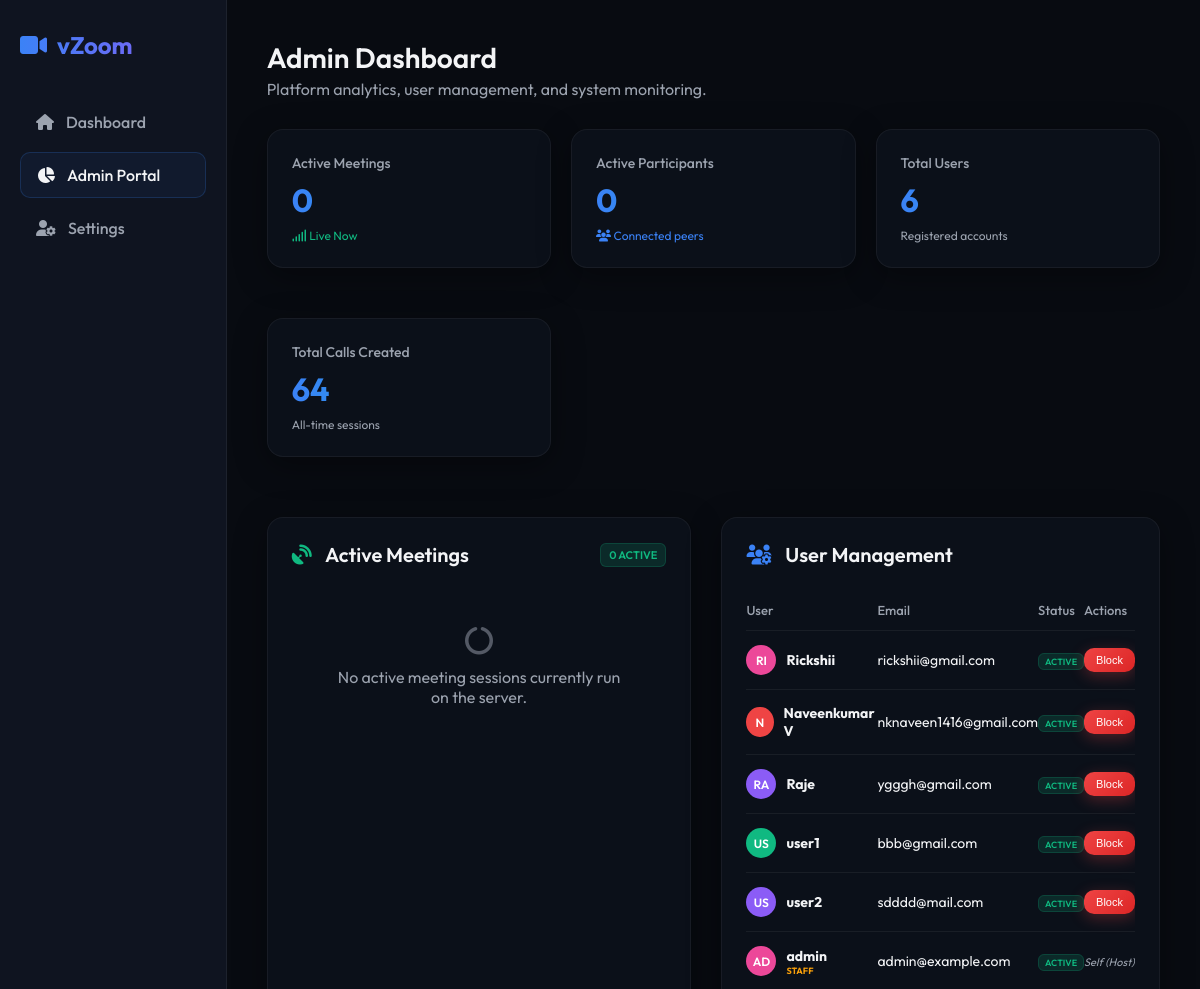
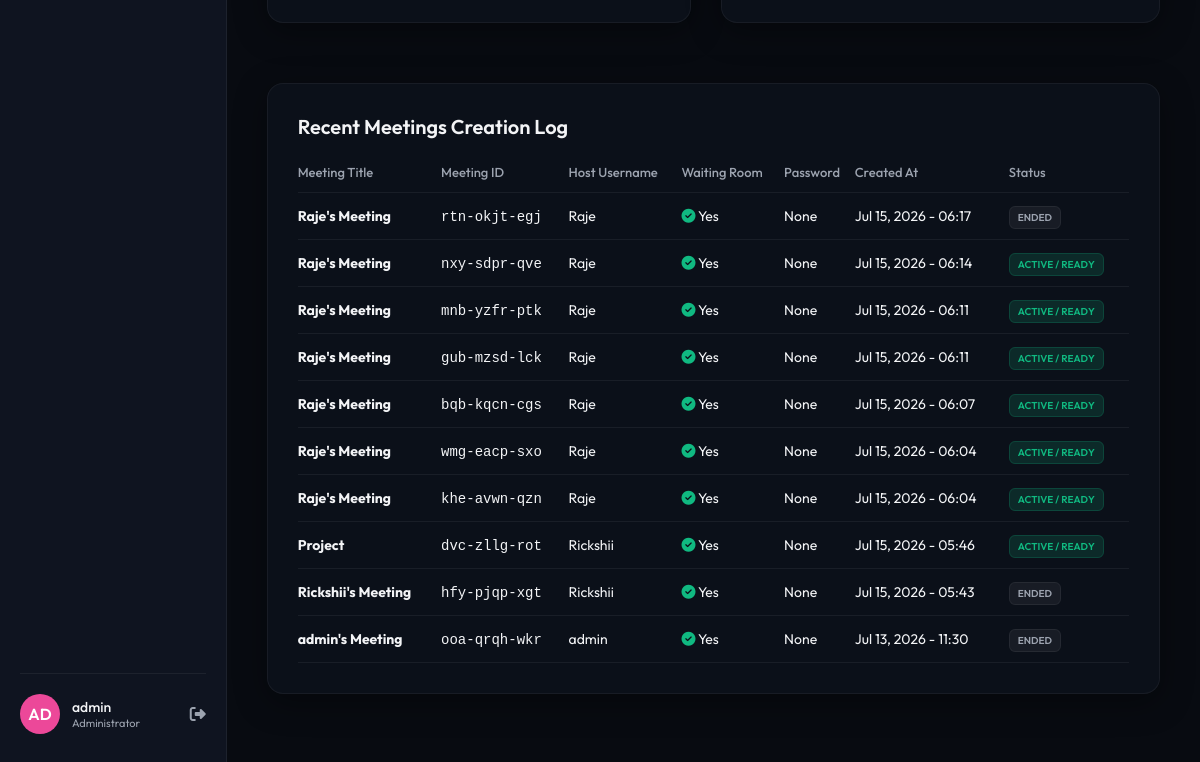
/admin-dashboard/ (signed in), run on the app's committed database (2 pictures, top to bottom).
### meetings/models.py (models this page shows, shortened)
class Meeting(models.Model):
    meeting_id = models.CharField(max_length=20, unique=True, default=generate_meeting_id)
    title = models.CharField(max_length=100, default="Quick Meeting")
    host = models.ForeignKey(User, on_delete=models.CASCADE, related_name='hosted_meetings')
    password = models.CharField(max_length=128, blank=True, null=True)  # Optional password
    is_waiting_room = models.BooleanField(default=True)
    is_locked = models.BooleanField(default=False)
    is_active = models.BooleanField(default=True)
    scheduled_time = models.DateTimeField(blank=True, null=True)
    created_at = models.DateTimeField(auto_now_add=True)

### meetings/views.py (the view, shortened to what this page needs)
# urls.py: path('admin-dashboard/', views.admin_dashboard_view, name='admin_dashboard'),
@login_required
def admin_dashboard_view(request):
    if not request.user.is_staff:
        return HttpResponseForbidden("You do not have access to the Admin Dashboard.")
    active_meetings_list = []
    total_active_participants = 0
    total_users = User.objects.count()
    total_meetings = Meeting.objects.count()
    completed_meetings = Meeting.objects.filter(is_active=False).count()
    scheduled_count = Meeting.objects.filter(is_active=True, scheduled_time__gt=timezone.now()).count()
    users = User.objects.all().order_by('-date_joined')
    recent_meetings = Meeting.objects.all().order_by('-created_at')[:10]
    context = {
        'total_users': total_users,
        'total_meetings': total_meetings,
        'active_meetings_count': len(active_meetings_list),
        'active_meetings': active_meetings_list,
        'total_active_participants': total_active_participants,
        'completed_meetings': completed_meetings,
        'scheduled_count': scheduled_count,
        'users': users,
        'recent_meetings': recent_meetings,
    }
    return render(request, 'admin_dashboard.html', context)

### templates/admin_dashboard.html (shortened to what this page needs)
{% extends 'base.html' %}
{% block content %}
<div style="margin-bottom: 30px;">
    <h1 style="font-size: 28px; font-weight: 600;">Admin Dashboard</h1>
    <p style="color: var(--text-secondary); margin-top: 4px;">Platform analytics, user management, and system monitoring.</p>
</div>
<div class="admin-grid">
    <div class="dashboard-card glass analytics-card">
        <span style="font-size: 14px; color: var(--text-secondary); font-weight: 500;">Active Meetings</span>
        <span class="analytics-num">{{ active_meetings_count }}</span>
        <span style="font-size: 12px; color: var(--accent-success);"><i class="fa-solid fa-signal"></i> Live Now</span>
    </div>
    <div class="dashboard-card glass analytics-card">
        <span style="font-size: 14px; color: var(--text-secondary); font-weight: 500;">Active Participants</span>
        <span class="analytics-num">{{ total_active_participants }}</span>
        <span style="font-size: 12px; color: var(--accent-primary);"><i class="fa-solid fa-users"></i> Connected peers</span>
    </div>
    <div class="dashboard-card glass analytics-card">
        <span style="font-size: 14px; color: var(--text-secondary); font-weight: 500;">Total Users</span>
        <span class="analytics-num">{{ total_users }}</span>
        <span style="font-size: 12px; color: var(--text-secondary);">Registered accounts</span>
    </div>
    <div class="dashboard-card glass analytics-card">
        <span style="font-size: 14px; color: var(--text-secondary); font-weight: 500;">Total Calls Created</span>
        <span class="analytics-num">{{ total_meetings }}</span>
        <span style="font-size: 12px; color: var(--text-secondary);">All-time sessions</span>
    </div>
</div>
<div class="admin-tables-grid">
    <div class="dashboard-card glass admin-table-container">
        <h3 class="card-title">
            <span><i class="fa-solid fa-satellite-dish" style="color: var(--accent-success); margin-right: 10px;"></i> Active Meetings</span>
            <span class="badge badge-live">{{ active_meetings_count }} Active</span>
        </h3>
        <div style="overflow-x: auto;">
            {% if active_meetings %}
                <table class="admin-table">
                    <thead>
                        <tr>
                            <th>Title / ID</th>
                            <th>Host</th>
                            <th>Peers</th>
                            <th>Waiting</th>
                            <th>Actions</th>
                        </tr>
                    </thead>
                    <tbody>
                        {% for item in active_meetings %}
                            <tr>
                                <td>
                                    <strong>{{ item.meeting.title }}</strong>
                                    <div style="font-size: 11px; color: var(--text-secondary);">ID: {{ item.meeting.meeting_id }}</div>
                                </td>
                                <td>{{ item.meeting.host.username }}</td>
                                <td>
                                    <span style="color: var(--accent-success); font-weight: bold;">{{ item.participants_count }}</span>
                                    <div style="font-size: 11px; color: var(--text-secondary); max-width: 150px; overflow: hidden; text-overflow: ellipsis; white-space: nowrap;" title="{% if item.active_names %}{{ item.active_names|join:', ' }}{% else %}None{% endif %}">
                                        {% if item.active_names %}
                                            {{ item.active_names|join:", " }}
                                        {% else %}
                                            <span style="font-style: italic; opacity: 0.5;">None</span>
                                        {% endif %}
                                    </div>
                                </td>
                                <td>
                                    <span style="font-weight: bold;">{{ item.waiting_count }}</span>
                                    <div style="display: flex; flex-direction: column; gap: 4px; margin-top: 4px;">
                                        {% if item.waiting_participants_details %}
                                            {% for wp in item.waiting_participants_details %}
                                                <div style="display: flex; align-items: center; gap: 6px; font-size: 11px;">
                                                    <span style="color: var(--text-secondary);">{{ wp.username }}</span>
                                                    <form action="{% url 'admin_dashboard' %}" method="POST" style="display: inline; margin: 0;">
                                                        {% csrf_token %}
                                                        <input type="hidden" name="action" value="admit_user">
                                                        <input type="hidden" name="meeting_id" value="{{ item.meeting.meeting_id }}">
                                                        <input type="hidden" name="user_id" value="{{ wp.user_id }}">
                                                        <button type="submit" class="btn btn-success" style="padding: 2px 6px; font-size: 9px; border-radius: 4px; font-weight: bold; gap: 0;">Admit</button>
                                                    </form>
                                                </div>
                                            {% endfor %}
                                        {% else %}
                                            <span style="font-size: 11px; color: var(--text-secondary); font-style: italic; opacity: 0.5;">None</span>
                                        {% endif %}
                                    </div>
                                </td>
                                <td>
                                    <a href="{% url 'room' meeting_id=item.meeting.meeting_id %}" class="btn btn-primary" style="padding: 6px 12px; font-size: 12px;">
                                        Join
                                    </a>
                                </td>
                            </tr>
                        {% endfor %}
                    </tbody>
                </table>
            {% else %}
                <div style="text-align: center; padding: 40px; color: var(--text-secondary);">
                    <i class="fa-solid fa-circle-notch fa-spin" style="font-size: 28px; margin-bottom: 12px; opacity: 0.5;"></i>
                    <p>No active meeting sessions currently run on the server.</p>
                </div>
            {% endif %}
        </div>
    </div>
    <div class="dashboard-card glass admin-table-container">
        <h3 class="card-title">
            <span><i class="fa-solid fa-users-gear" style="color: var(--accent-primary); margin-right: 10px;"></i> User Management</span>
        </h3>
        <div style="overflow-x: auto; max-height: 400px; overflow-y: auto;">
            <table class="admin-table">
                <thead>
                    <tr>
                        <th>User</th>
                        <th>Email</th>
                        <th>Status</th>
                        <th>Actions</th>
                    </tr>
                </thead>
                <tbody>
                    {% for u in users %}
                        <tr>
                            <td>
                                <div style="display: flex; align-items: center; gap: 10px;">
                                    <div class="avatar" style="width: 30px; height: 30px; font-size: 12px; background-color: {{ u.profile.avatar_color }};">
                                        {{ u.username|slice:":2" }}
                                    </div>
                                    <div>
                                        <strong>{{ u.username }}</strong>
                                        {% if u.is_staff %}<div style="font-size: 9px; color: var(--accent-warning); font-weight: bold; text-transform: uppercase;">Staff</div>{% endif %}
                                    </div>
                                </div>
                            </td>
                            <td>{{ u.email }}</td>
                            <td>
                                {% if u.is_active %}
                                    <span class="badge badge-live" style="font-size: 9px; padding: 2px 6px;">Active</span>
                                {% else %}
                                    <span class="badge badge-ended" style="font-size: 9px; padding: 2px 6px; background-color: rgba(239, 68, 68, 0.15); color: var(--accent-danger); border-color: rgba(239, 68, 68, 0.2);">Blocked</span>
                                {% endif %}
                            </td>
                            <td>
                                {% if u != request.user %}
                                    <form action="{% url 'admin_dashboard' %}" method="POST" style="display: inline;">
                                        {% if u.is_active %}
                                            <button type="submit" class="btn btn-danger" style="padding: 6px 12px; font-size: 11px;">Block</button>
                                        {% else %}
                                            <button type="submit" class="btn btn-success" style="padding: 6px 12px; font-size: 11px;">Unblock</button>
                                        {% endif %}
                                    </form>
                                {% else %}
                                    <span style="font-size: 11px; color: var(--text-secondary); font-style: italic;">Self (Host)</span>
                                {% endif %}
                            </td>
                        </tr>
                    {% endfor %}
                </tbody>
            </table>
        </div>
    </div>
</div>
<div class="dashboard-card glass" style="margin-top: 30px;">
    <h3 class="card-title">Recent Meetings Creation Log</h3>
    <div style="overflow-x: auto;">
        <table class="admin-table" style="margin-top: 5px;">
            <thead>
                <tr>
                    <th>Meeting Title</th>
                    <th>Meeting ID</th>
                    <th>Host Username</th>
                    <th>Waiting Room</th>
                    <th>Password</th>
                    <th>Created At</th>
                    <th>Status</th>
                </tr>
            </thead>
            <tbody>
                {% for m in recent_meetings %}
                    <tr>
                        <td><strong>{{ m.title }}</strong></td>
                        <td><code>{{ m.meeting_id }}</code></td>
                        <td>{{ m.host.username }}</td>
                        <td>{% if m.is_waiting_room %}<i class="fa-solid fa-circle-check" style="color: var(--accent-success);"></i> Yes{% else %}No{% endif %}</td>
                        <td>{% if m.password %}<i class="fa-solid fa-lock" style="color: var(--accent-warning);"></i> Set{% else %}None{% endif %}</td>
                        <td>{{ m.created_at|date:"M d, Y - H:i" }}</td>
                        <td>
                            {% if m.is_active %}
                                <span class="badge badge-live" style="font-size: 10px;">Active / Ready</span>
                            {% else %}
                                <span class="badge badge-ended" style="font-size: 10px;">Ended</span>
                            {% endif %}
                        </td>
                    </tr>
                {% endfor %}
            </tbody>
        </table>
    </div>
</div>
{% endblock %}

### templates/base.html (shortened to what this page needs)
{% load static %}
<!DOCTYPE html>
<html lang="en">
<head>
    <link rel="stylesheet" href="{% static 'css/style.css' %}?v=2.0">
    <link rel="stylesheet" href="https://cdnjs.cloudflare.com/ajax/libs/font-awesome/6.4.0/css/all.min.css">
</head>
<body>
    {% block body %}
    <div class="app-container">
        <aside class="sidebar" id="app-sidebar">
            <div class="sidebar-logo-desktop">
                <div class="sidebar-logo">
                    <i class="fa-solid fa-video" style="color: var(--accent-primary);"></i>
                    <span>vZoom</span>
                </div>
            </div>
            <ul class="sidebar-menu">
                <li class="sidebar-item {% if request.resolver_match.url_name == 'dashboard' %}active{% endif %}">
                    <a href="{% url 'dashboard' %}">
                        <i class="fa-solid fa-house"></i>
                        <span>Dashboard</span>
                    </a>
                </li>
                {% if request.user.is_staff %}
                <li class="sidebar-item {% if request.resolver_match.url_name == 'admin_dashboard' %}active{% endif %}">
                    <a href="{% url 'admin_dashboard' %}">
                        <i class="fa-solid fa-chart-pie"></i>
                        <span>Admin Portal</span>
                    </a>
                </li>
                {% endif %}
                <li class="sidebar-item">
                    <a href="#" onclick="openProfileModal(event)">
                        <i class="fa-solid fa-user-gear"></i>
                        <span>Settings</span>
                    </a>
                </li>
            </ul>
            <div class="sidebar-profile">
                <div class="avatar" style="background-color: {{ request.user.profile.avatar_color }};">
                    {{ request.user.username|slice:":2" }}
                </div>
                <div class="profile-info">
                    <div class="profile-name">{{ request.user.username }}</div>
                    <div class="profile-role">
                        {% if request.user.is_staff %}Administrator{% else %}Member{% endif %}
                    </div>
                </div>
                <a href="{% url 'logout' %}" title="Logout" style="color: var(--text-secondary); margin-left: auto;">
                    <i class="fa-solid fa-right-from-bracket"></i>
                </a>
            </div>
        </aside>
        <main class="main-content">
            {% block content %}{% endblock %}
        </main>
    </div>
    {% endblock %}
</body>
</html>

### data on the page
Meeting: title "Raje's Meeting", meeting_id "rtn-okjt-egj", host.username "Raje", is_waiting_room True (drawn), shows "None", created_at "Jul 15, 2026 - 06:17", is_active "ENDED"
Meeting: title "Raje's Meeting", meeting_id "nxy-sdpr-qve", host.username "Raje", is_waiting_room True (drawn), shows "None", created_at "Jul 15, 2026 - 06:14", is_active "ACTIVE / READY"
Meeting: title "Raje's Meeting", meeting_id "mnb-yzfr-ptk", host.username "Raje", is_waiting_room True (drawn), shows "None", created_at "Jul 15, 2026 - 06:11", is_active "ACTIVE / READY"
Meeting: title "Raje's Meeting", meeting_id "gub-mzsd-lck", host.username "Raje", is_waiting_room True (drawn), shows "None", created_at "Jul 15, 2026 - 06:11", is_active "ACTIVE / READY"
Meeting: title "Raje's Meeting", meeting_id "bqb-kqcn-cgs", host.username "Raje", is_waiting_room True (drawn), shows "None", created_at "Jul 15, 2026 - 06:07", is_active "ACTIVE / READY"
Meeting: title "Raje's Meeting", meeting_id "wmg-eacp-sxo", host.username "Raje", is_waiting_room True (drawn), shows "None", created_at "Jul 15, 2026 - 06:04", is_active "ACTIVE / READY"
Meeting: title "Raje's Meeting", meeting_id "khe-avwn-qzn", host.username "Raje", is_waiting_room True (drawn), shows "None", created_at "Jul 15, 2026 - 06:04", is_active "ACTIVE / READY"
Meeting: title "Project", meeting_id "dvc-zllg-rot", host.username "Rickshii", is_waiting_room True (drawn), shows "None", created_at "Jul 15, 2026 - 05:46", is_active "ACTIVE / READY"
Meeting: title "Rickshii's Meeting", meeting_id "hfy-pjqp-xgt", host.username "Rickshii", is_waiting_room True (drawn), shows "None", created_at "Jul 15, 2026 - 05:43", is_active "ENDED"
Meeting: title "admin's Meeting", meeting_id "ooa-qrqh-wkr", host.username "admin", is_waiting_room True (drawn), shows "None", created_at "Jul 13, 2026 - 11:30", is_active "ENDED"

### other printed values
{{ request.user.username|slice:":2" }} "AD"
{{ request.user.username }} "admin"
{{ active_meetings_count }} "0"
{{ total_active_participants }} "0"
{{ total_users }} "6"
{{ total_meetings }} "64"
{{ u.username|slice:":2" }} "RI"
{{ u.username }} "Rickshii"
{{ u.email }} "rickshii@gmail.com"
{{ u.username|slice:":2" }} "N"
{{ u.username }} "Naveenkumar V"
{{ u.email }} "nknaveen1416@gmail.com"
{{ u.username|slice:":2" }} "RA"
{{ u.username }} "Raje"
{{ u.email }} "ygggh@gmail.com"
